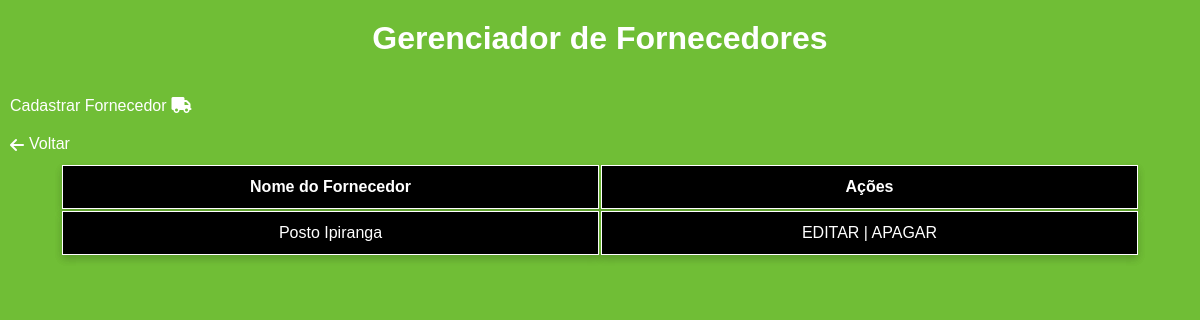
The app's page /fornecedores/, older data.
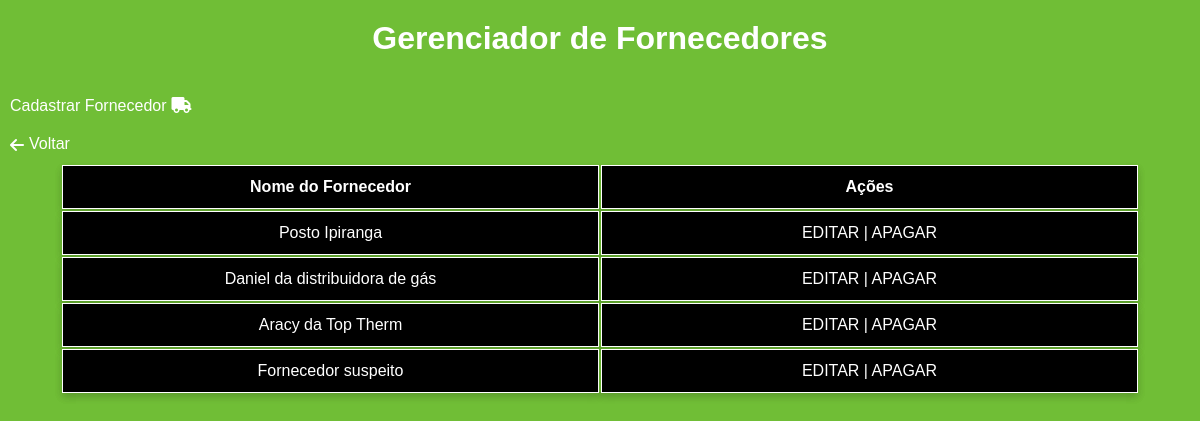
The same page, newer data.
### core/models.py (models this page shows, shortened)
class Fornecedor(models.Model):
    id = models.AutoField(primary_key=True)
    nome = models.CharField('Nome', max_length=100)
    cnpj = models.CharField('CNPJ', max_length=18)
    contato = models.CharField('Telefone', max_length=15)
    endereço = models.TextField('Endereço')

### core/views.py (the view)
# urls.py: path('fornecedores/', fornecedores, name='fornecedores'),
def fornecedores(request):
    fornecedores = Fornecedor.objects.all()
    contexto = {
        'lista_fornecedores': fornecedores
    }
    return render(request, 'CRUD/fornecedores.html', contexto)

### core/templates/CRUD/fornecedores.html (shortened to what this page needs)
{% load static %}
<!DOCTYPE html>
<html lang="pt-br">
<head>
    <link rel="stylesheet" href="{% static 'CSS/BaseCSS/variaveis_base.css' %}">
    <link rel="stylesheet" href="{% static 'CSS/CRUD_CSS/gerenciar_lista.css' %}?v={% now 'U' %}">
    <link rel="stylesheet" href="https://cdnjs.cloudflare.com/ajax/libs/font-awesome/6.0.0-beta3/css/all.min.css">
</head>
<body>
    <h1>Gerenciador de Fornecedores</h1>
    <a href="{% url 'fornecedor_cadastro' %}" class="link">Cadastrar Fornecedor <i class="fa-solid fa-truck"></i></a>
    <a href="{% url 'PaginaCliente' %}" class="link"><i class="fa fa-arrow-right" style="rotate: 180deg;"></i>Voltar</a>
    <table>
        <tr>
            <th class="nome">Nome do Fornecedor</th>
            <th class="acoes">Ações</th>
        </tr>
        {% for fornecedor in lista_fornecedores %}
            <tr>
                <td class="nome">{{ fornecedor.nome }}</td>
                <td class="acoes">
                    <a href="{% url 'fornecedor_editar' fornecedor.id %}">EDITAR</a> |
                        <a href="{% url 'fornecedor_remover' fornecedor.id %}">APAGAR</a>
                    </td>
                </tr>
            {% empty %}
            <p>Nenhum fornecedor cadastrado</p>
        {% endfor %}
    </table>
</body>
</html>

### core/static/CSS/BaseCSS/variaveis_base.css (style rules this page uses)
:root { --background_color: white; --cor_primaria: #70be36; --cor_secundaria: black; --cor_terciária: #2b6b18; --cor_quaternaria: #4caf50; --text_cor: white; --text_color2: black; --text_color3: grey; --text_color4: #70be36; --cor_selection_background: grey; --input_color: white; --input_borda: black; --input_color_submit: black; --cor_selection_text: white; --paddin_cabeçalho: 15px 20px; --color_icon: white; --card_bg: #535353; --margin_top_sobre_nos: 30px; }

### core/static/CSS/CRUD_CSS/gerenciar_lista.css (style rules this page uses)
body { background-color: var(--cor_primaria); font-family: Arial, sans-serif; padding: 0; margin: 0; display: flex; flex-direction: column; gap: 10px; }
h1, a, p { color: var(--text_cor); }
h1 { text-align: center; margin-top: 20px; margin-bottom: 20px; }
a { text-decoration: none; }
table { width: 90%; margin: 0 auto; }
tr, th, td { border-collapse: collapse; box-shadow: 0 4px 8px rgba(0, 0, 0, 0.1); background-color: var(--cor_secundaria); border: 1px solid var(--text_cor); color: var(--text_cor); }
tr, th { width: 50%; }
.nome { padding: 12px; text-align: center; }
.acoes { padding: 12px; text-align: center; gap: 10px; }
.link { display: flex; margin-top: 10px; margin-left: 10px; gap: 5px; }

Row changes from the older to the newer data that the page shows:
added Fornecedor: nome "Daniel da distribuidora de gás"
added Fornecedor: nome "Aracy da Top Therm"
added Fornecedor: nome "Fornecedor suspeito"
